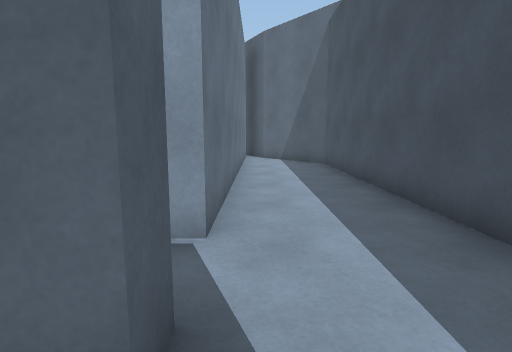
view 1 (above)

18 first-person views from a walk through a Unity game level. The camera is 1.2 m above the floor, tilts 8° down and sees 80° across. The floor is counted in squares, 1 m on a side. Each view is taken from the middle of a square. On the plan, view 1 faces up. The plan holds only what a view shows up to about 13 squares ahead; the rest is blank. The place goes on beyond the plan. The player is left out.

view 2
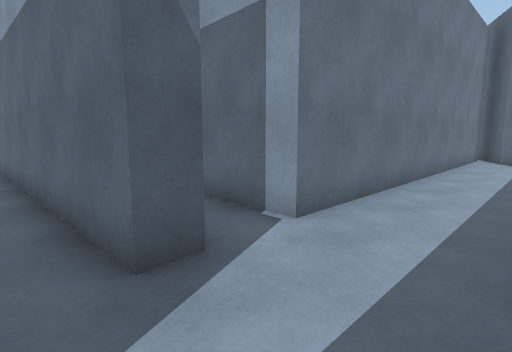

view 3
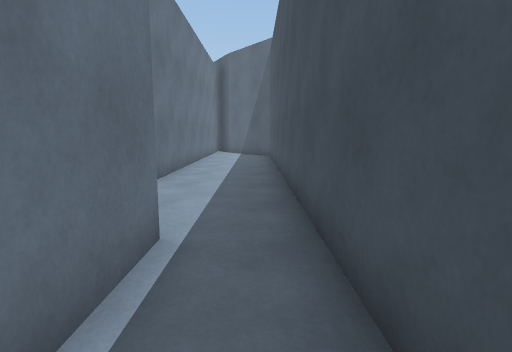

view 4
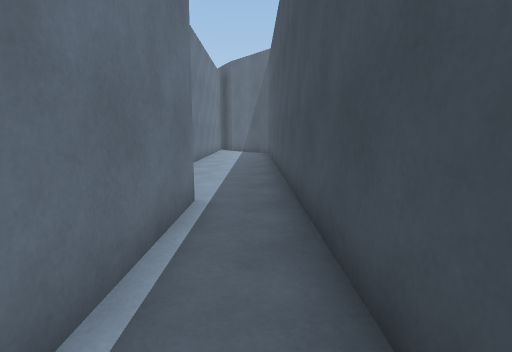

view 5
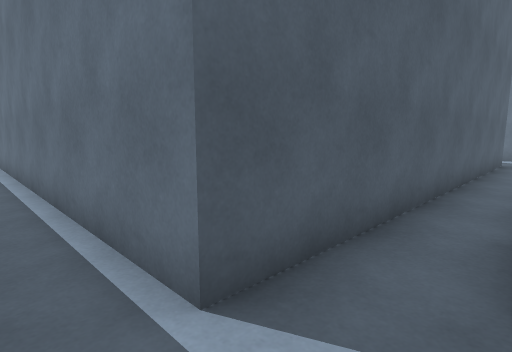

view 6
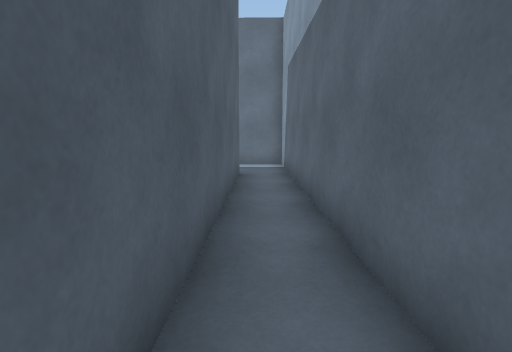

view 7
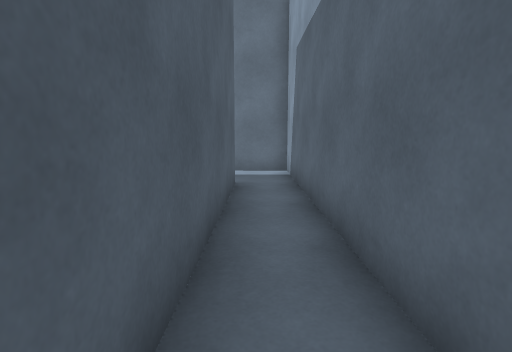

view 8
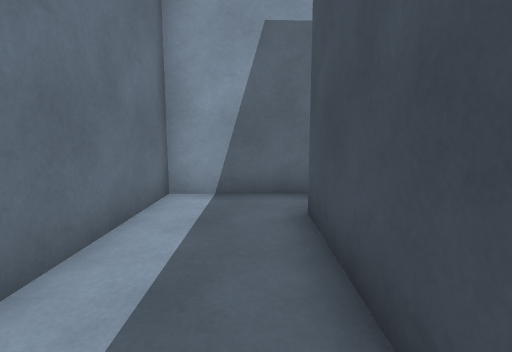

view 9
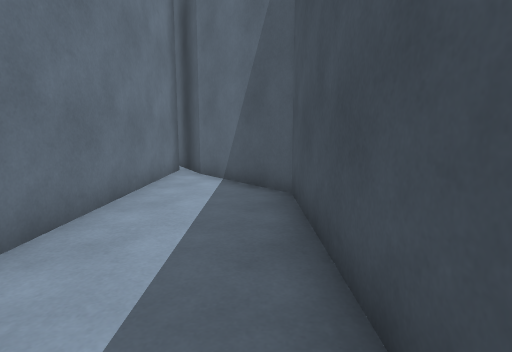

view 10
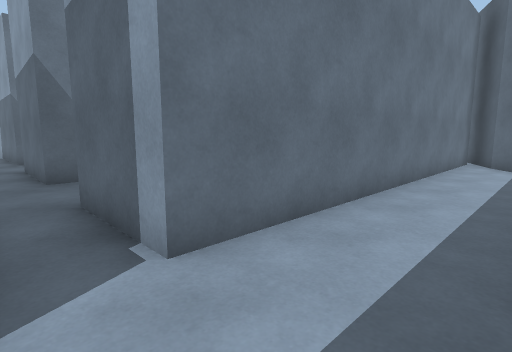

view 11
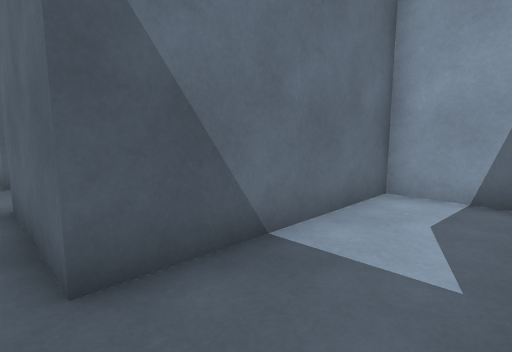

view 12
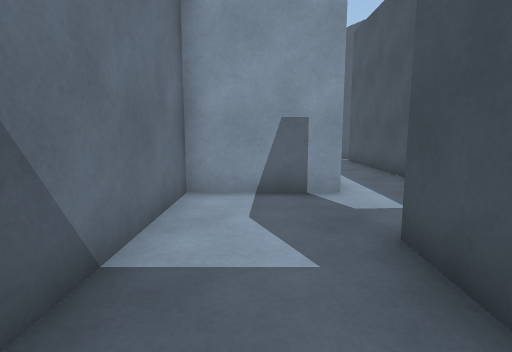

view 13
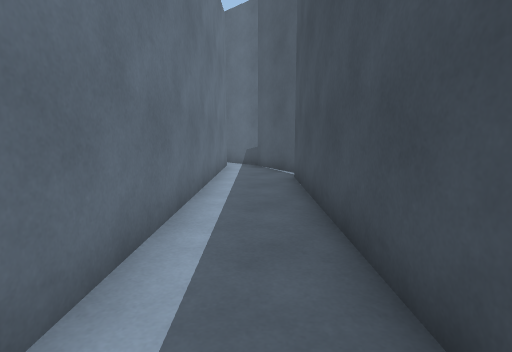

view 14
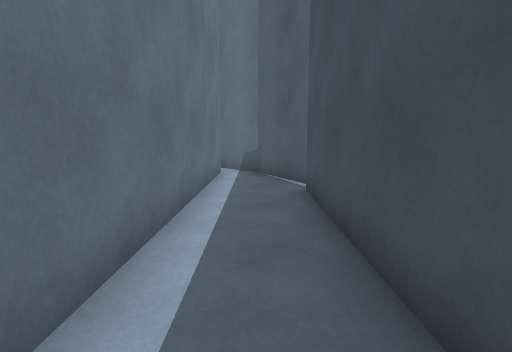

view 15
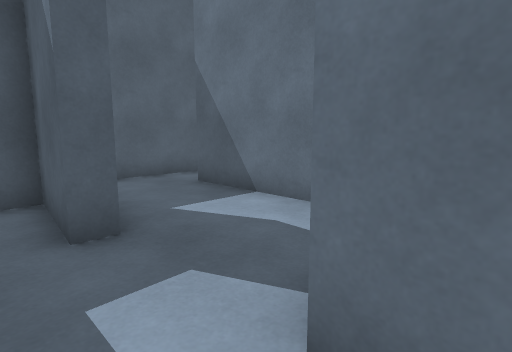

view 16
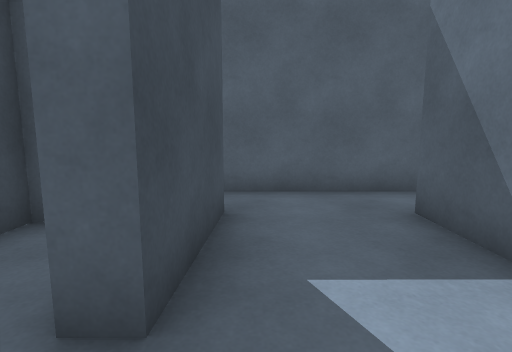

view 17
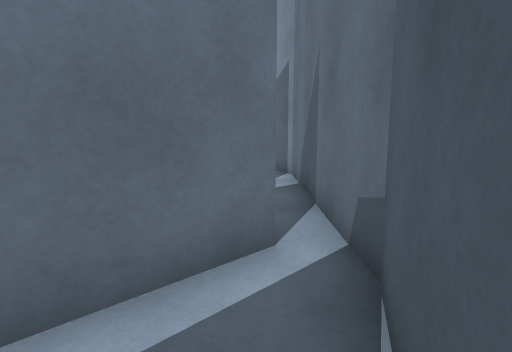

view 18
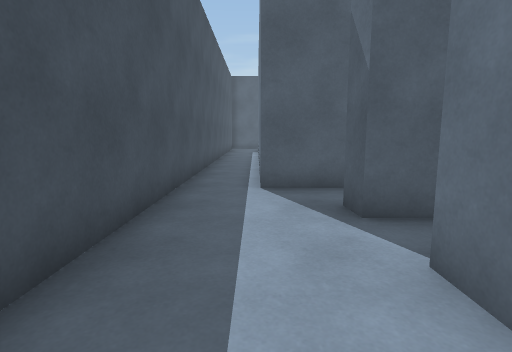

### Floor plan
Points are (right, up) in squares from view 1. A wall is a line through its corners. A room is listed if a view was taken in it or the views show most of it. See-through windows are left out.
Room 1 (views 1, 2, 3, 4, 5, 9, 10, 18)
walls: (-0.6, 1.8) (-0.6, 1); (-0.6, -0.6) (0.9, -0.6) (0.9, -6.6); (0.4, 14.9) (-0.1, 16); (-0.5, 16) (-0.6, 3.4); (2.8, -6.5) (2.7, 12) (0.3, 15)
ways out: opening at (0, 0) to room 2; opening at (0, 3) to room 3
Room 2 (views 6, 7, 8)
walls: (-12.2, -4.2) (-12.2, -0.5) (-0.6, -0.6); (-0.6, 1) (-14.7, 1) (-14.8, -3)
ways out: opening at (0, 0) to room 1
Room 3 (views 11, 12, 13, 14, 15, 16)
walls: (-0.6, 3.4) (-3.5, 3.4) (-3.4, 6.3) (-2.8, 6.3) (-3, 3.9) (-0.9, 4); (-0.9, 9.1) (-0.9, 10.6); (-3.3, 10.6) (-3.3, 9.1) (-6.4, 9.1) (-6.4, 3.5); (-6.4, 1.8) (-3.2, 1.8); (-1.6, 1.8) (-0.6, 1.8)
ways out: opening at (0, 3) to room 1; opening at (-2, 11) to room 4; opening at (-7, 3)
Room 4 (view 17)
walls: (-0.1, 16) (-1.9, 19.4); (-3.1, 19.4) (-3.3, 10.6); (-0.9, 10.6) (-0.9, 16.4)
ways out: opening at (-2, 11) to room 3

Positions as (right, up) in squares from view 1, and headings:
1: (0, 0), facing up
2: (2, 0), facing up-left
3: (2, -4), facing up
4: (2, -6), facing up
5: (2, 1), facing down-left
6: (-3, 0), facing left
7: (-5, 0), facing left
8: (-13, -5), facing up
9: (2, 6), facing up
10: (2, 2), facing up-left
11: (-4, 3), facing up-left
12: (-5, 3), facing up
13: (-2, 8), facing up
14: (-2, 10), facing up
15: (-2, 10), facing down-left
16: (-4, 8), facing down
17: (-1, 17), facing up-left
18: (1, 6), facing down
